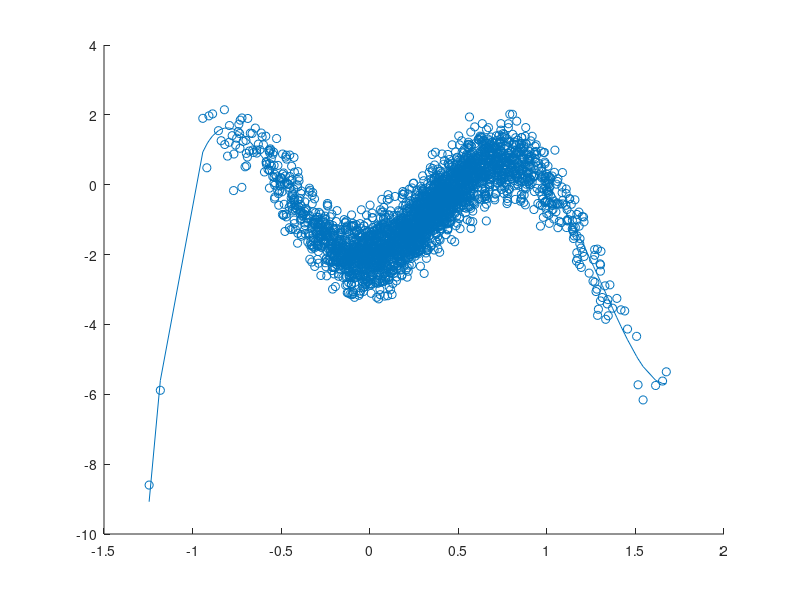

Recreate this plot in MATLAB.
%% Generate the data
n=5000; % Number of observations
rng(1)

X = 0.4*randn(n,1)+0.3;
Beta_true = [-2 1, 10 -5 -8 4]; % Define regression coefficients (5-order model)
% Adding noise to the observations
Y = Beta_true(1) + X(:,1)*Beta_true(2) + X(:,1).^2*Beta_true(3) + X(:,1).^3*Beta_true(4) + X(:,1).^4*Beta_true(5) + X(:,1).^5*Beta_true(6)+randn(n,1)*0.5; % small added noise

%% Divide number of observations into training testing and validation set
n_train=round(0.6*n);
n_val=round(0.1*n);
n_test=n-(n_train+n_val);

% X,Y Train
X_train=X(1:n_train);
Y_train=Y(1:n_train);
% X,Y Test
X_val=X(n_train+1:n_train+n_val);
Y_val=Y(n_train+1:n_train+n_val);
% X,Y Val
X_test=X(n_train+n_val+1:end);
Y_test=Y(n_train+n_val+1:end);
%% Using MATLAB
% polynomial fit
p=5; % Polynomial order for regression model
Beta_poly=polyfit(X_train,Y_train,p); % Find regression coefficient for a pth-order polynomial
Beta_poly=fliplr(Beta_poly); % Flip the order of the coefficients
%% Here you can create you own version of linear regression and compare the results
%[Beta_myls,J]=mypolreg(X,Y,p);
%% Plot regression results
[Xsort,idx]=sort(X_train(:,1),'ascend');
Ysort=Y_train(idx);
Yreg=0;
for i=1:p+1
    Yreg=Yreg+Beta_poly(i)*Xsort.^(i-1);
end
scatter(Xsort,Ysort);
hold on
plot(Xsort,Yreg);